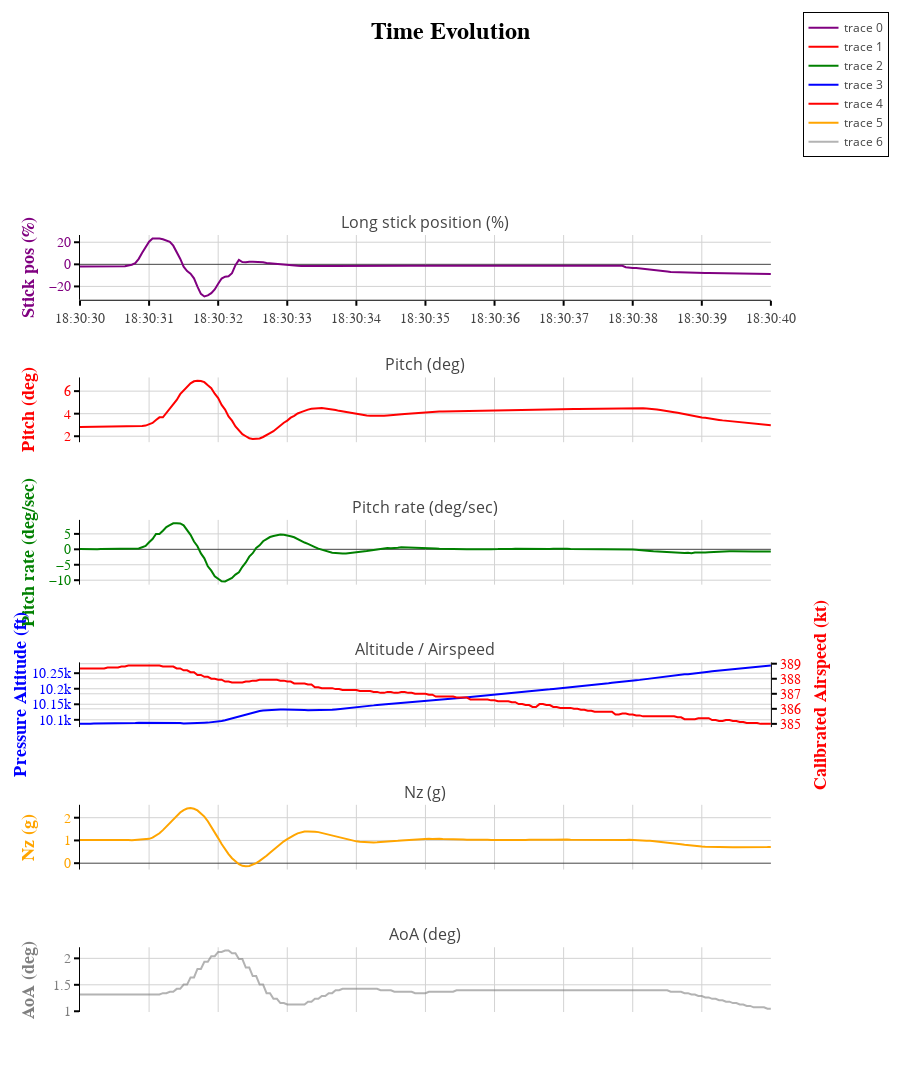
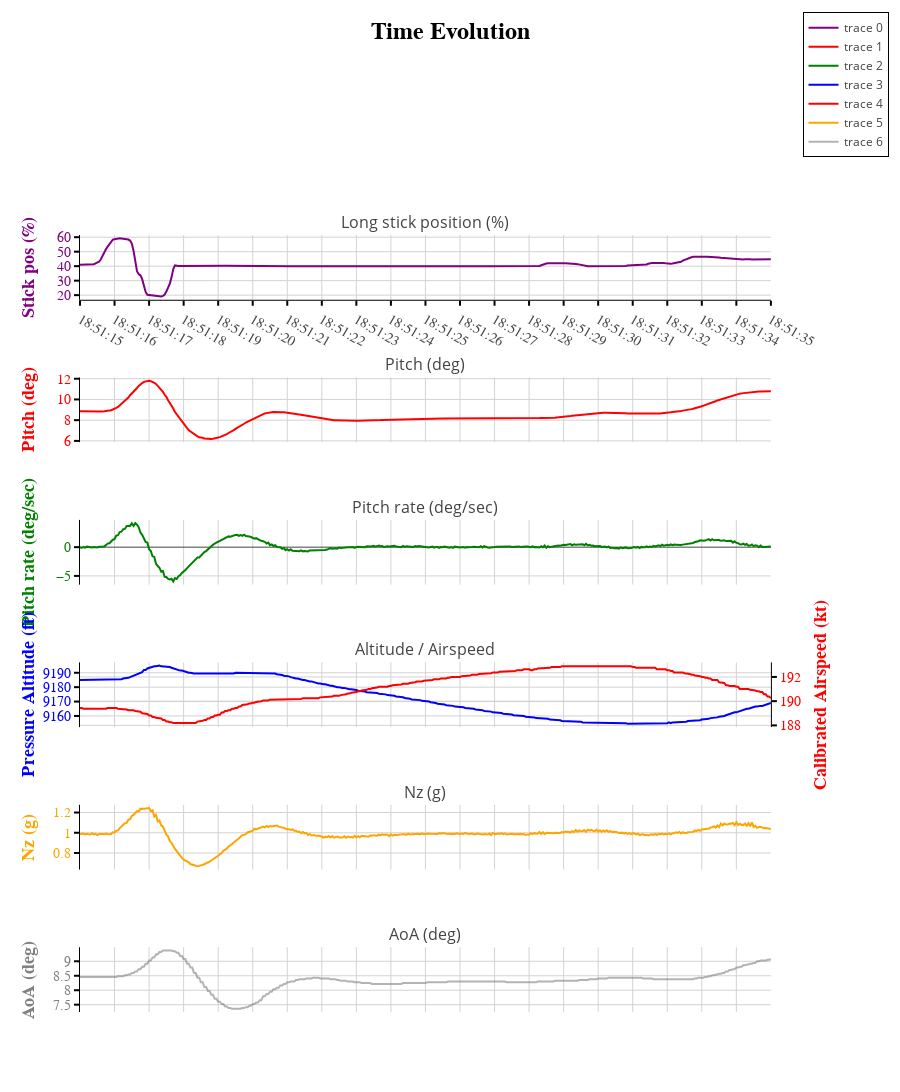

Notebook source saved alongside these figures, in order:
### Markdown cell above
## Time data

### Code cell
if flight==1:
    data_times=np.array([
                    # ['18:22:13','18:22:15'], #Flight 1 calibration full
                    # ['18:23:49','18:23:57'], #Flight 1 calibration card 8.5 inch
                    ['18:30:30','18:30:40'], #Flight 1 short period cruise
                    ['18:51:15','18:51:35'], #Flight 1 short period approach
                ])
elif flight==2:
     data_times=np.array([
                ])

if data_times.size>0:
    flying_qualities.plot_data(data,data_times,axis='pitch',graphs=True)

### Figure 1 — Plotly figure (JSON) as saved in the notebook; plotly's stock layout.template omitted (floating-point values rounded to 4 significant figures; data arrays with more than 128 entries replaced by an {"elided": "..."} marker saying what was removed)
{"data": [{"hovertemplate": "Delta_es: %{y:.1f} %<extra></extra>", "line": {"color": "purple"}, "type": "scatter", "x": {"elided": "201 str values"}, "xaxis": "x", "y": {"elided": "201 float values"}, "yaxis": "y"}, {"hovertemplate": "Pitch: %{y:.1f} deg<extra></extra>", "line": {"color": "red"}, "type": "scatter", "x": {"elided": "201 str values"}, "xaxis": "x", "y": {"elided": "201 float values"}, "yaxis": "y3"}, {"hovertemplate": "Pitch rate: %{y:.1f} deg/sec<extra></extra>", "line": {"color": "green"}, "type": "scatter", "x": {"elided": "201 str values"}, "xaxis": "x", "y": {"elided": "201 float values"}, "yaxis": "y5"}, {"hovertemplate": "Altitude: %{y:.0f} ft<extra></extra>", "line": {"color": "blue"}, "type": "scatter", "x": {"elided": "201 str values"}, "xaxis": "x", "y": {"elided": "201 float values"}, "yaxis": "y7"}, {"hovertemplate": "CAS: %{y:.1f} KIAS<extra></extra>", "line": {"color": "red"}, "type": "scatter", "x": {"elided": "201 str values"}, "xaxis": "x", "y": {"elided": "201 float values"}, "yaxis": "y8"}, {"hovertemplate": "Nz: %{y:.1f} g<extra></extra>", "line": {"color": "orange"}, "type": "scatter", "x": {"elided": "201 str values"}, "xaxis": "x", "y": {"elided": "201 float values"}, "yaxis": "y9"}, {"hovertemplate": "AoA: %{y:.1f} deg<extra></extra>", "line": {"color": "grey"}, "opacity": 0.6, "type": "scatter", "x": {"elided": "201 str values"}, "xaxis": "x", "y": {"elided": "201 float values"}, "yaxis": "y11"}], "layout": {"annotations": [{"font": {"size": 16}, "showarrow": false, "text": "Long stick position (%)", "x": 0.47, "xanchor": "center", "xref": "paper", "y": 1, "yanchor": "bottom", "yref": "paper"}, {"font": {"size": 16}, "showarrow": false, "text": "Pitch (deg)", "x": 0.47, "xanchor": "center", "xref": "paper", "y": 0.8167, "yanchor": "bottom", "yref": "paper"}, {"font": {"size": 16}, "showarrow": false, "text": "Pitch rate (deg/sec)", "x": 0.47, "xanchor": "center", "xref": "paper", "y": 0.6333, "yanchor": "bottom", "yref": "paper"}, {"font": {"size": 16}, "showarrow": false, "text": "Altitude / Airspeed", "x": 0.47, "xanchor": "center", "xref": "paper", "y": 0.45, "yanchor": "bottom", "yref": "paper"}, {"font": {"size": 16}, "showarrow": false, "text": "Nz (g)", "x": 0.47, "xanchor": "center", "xref": "paper", "y": 0.2667, "yanchor": "bottom", "yref": "paper"}, {"font": {"size": 16}, "showarrow": false, "text": "AoA (deg)", "x": 0.47, "xanchor": "center", "xref": "paper", "y": 0.08333, "yanchor": "bottom", "yref": "paper"}], "height": 1500, "hovermode": "x unified", "hoversubplots": "axis", "showlegend": true, "title": {"text": "Time Evolution"}, "xaxis": {"anchor": "y", "domain": [0, 0.94], "dtick": 1000, "hoverformat": "<b>%H:%M:%S.%f</b>", "tickformat": "%H:%M:%S"}, "xaxis2": {"anchor": "y3", "domain": [0, 0.94], "dtick": 1000, "hoverformat": "<b>%H:%M:%S.%f</b>", "tickformat": "%H:%M:%S"}, "xaxis3": {"anchor": "y5", "domain": [0, 0.94], "dtick": 1000, "hoverformat": "<b>%H:%M:%S.%f</b>", "tickformat": "%H:%M:%S"}, "xaxis4": {"anchor": "y7", "domain": [0, 0.94], "dtick": 1000, "hoverformat": "<b>%H:%M:%S.%f</b>", "tickformat": "%H:%M:%S"}, "xaxis5": {"anchor": "y9", "domain": [0, 0.94], "dtick": 1000, "hoverformat": "<b>%H:%M:%S.%f</b>", "tickformat": "%H:%M:%S"}, "xaxis6": {"anchor": "y11", "domain": [0, 0.94], "dtick": 1000, "hoverformat": "<b>%H:%M:%S.%f</b>", "tickformat": "%H:%M:%S"}, "yaxis": {"anchor": "x", "domain": [0.9167, 1], "tickfont": {"color": "purple"}, "title": {"font": {"color": "purple"}, "text": "Stick pos (%)"}}, "yaxis10": {"anchor": "x5", "overlaying": "y9", "side": "right", "tickfont": {"color": "orange"}, "title": {"font": {"color": "orange"}, "text": "Nz (g)"}}, "yaxis11": {"anchor": "x6", "domain": [0, 0.08333], "tickfont": {"color": "grey"}, "title": {"font": {"color": "grey"}, "text": "AoA (deg)"}}, "yaxis12": {"anchor": "x6", "overlaying": "y11", "side": "right", "tickfont": {"color": "grey"}, "title": {"font": {"color": "grey"}, "text": "AoA (deg)"}}, "yaxis2": {"anchor": "x", "overlaying": "y", "side": "right", "tickfont": {"color": "purple"}, "title": {"font": {"color": "purple"}, "text": "Stick pos (%)"}}, "yaxis3": {"anchor": "x2", "domain": [0.7333, 0.8167], "tickfont": {"color": "red"}, "title": {"font": {"color": "red"}, "text": "Pitch (deg)"}}, "yaxis4": {"anchor": "x2", "overlaying": "y3", "side": "right", "tickfont": {"color": "red"}, "title": {"font": {"color": "red"}, "text": "Pitch (deg)"}}, "yaxis5": {"anchor": "x3", "domain": [0.55, 0.6333], "tickfont": {"color": "green"}, "title": {"font": {"color": "green"}, "text": "Pitch rate (deg/sec)"}}, "yaxis6": {"anchor": "x3", "overlaying": "y5", "side": "right", "tickfont": {"color": "green"}, "title": {"font": {"color": "green"}, "text": "Pitch rate (deg/sec)"}}, "yaxis7": {"anchor": "x4", "domain": [0.3667, 0.45], "tickfont": {"color": "blue"}, "title": {"font": {"color": "blue"}, "text": "Pressure Altitude (ft)"}}, "yaxis8": {"anchor": "x4", "overlaying": "y7", "side": "right", "tickfont": {"color": "red"}, "title": {"font": {"color": "red"}, "text": "Calibrated Airspeed (kt)"}}, "yaxis9": {"anchor": "x5", "domain": [0.1833, 0.2667], "tickfont": {"color": "orange"}, "title": {"font": {"color": "orange"}, "text": "Nz (g)"}}}}

### Figure 2 — Plotly figure (JSON) as saved in the notebook; plotly's stock layout.template omitted (floating-point values rounded to 4 significant figures; data arrays with more than 128 entries replaced by an {"elided": "..."} marker saying what was removed)
{"data": [{"hovertemplate": "Delta_es: %{y:.1f} %<extra></extra>", "line": {"color": "purple"}, "type": "scatter", "x": {"elided": "401 str values"}, "xaxis": "x", "y": {"elided": "401 float values"}, "yaxis": "y"}, {"hovertemplate": "Pitch: %{y:.1f} deg<extra></extra>", "line": {"color": "red"}, "type": "scatter", "x": {"elided": "401 str values"}, "xaxis": "x", "y": {"elided": "401 float values"}, "yaxis": "y3"}, {"hovertemplate": "Pitch rate: %{y:.1f} deg/sec<extra></extra>", "line": {"color": "green"}, "type": "scatter", "x": {"elided": "401 str values"}, "xaxis": "x", "y": {"elided": "401 float values"}, "yaxis": "y5"}, {"hovertemplate": "Altitude: %{y:.0f} ft<extra></extra>", "line": {"color": "blue"}, "type": "scatter", "x": {"elided": "401 str values"}, "xaxis": "x", "y": {"elided": "401 float values"}, "yaxis": "y7"}, {"hovertemplate": "CAS: %{y:.1f} KIAS<extra></extra>", "line": {"color": "red"}, "type": "scatter", "x": {"elided": "401 str values"}, "xaxis": "x", "y": {"elided": "401 float values"}, "yaxis": "y8"}, {"hovertemplate": "Nz: %{y:.1f} g<extra></extra>", "line": {"color": "orange"}, "type": "scatter", "x": {"elided": "401 str values"}, "xaxis": "x", "y": {"elided": "401 float values"}, "yaxis": "y9"}, {"hovertemplate": "AoA: %{y:.1f} deg<extra></extra>", "line": {"color": "grey"}, "opacity": 0.6, "type": "scatter", "x": {"elided": "401 str values"}, "xaxis": "x", "y": {"elided": "401 float values"}, "yaxis": "y11"}], "layout": {"annotations": [{"font": {"size": 16}, "showarrow": false, "text": "Long stick position (%)", "x": 0.47, "xanchor": "center", "xref": "paper", "y": 1, "yanchor": "bottom", "yref": "paper"}, {"font": {"size": 16}, "showarrow": false, "text": "Pitch (deg)", "x": 0.47, "xanchor": "center", "xref": "paper", "y": 0.8167, "yanchor": "bottom", "yref": "paper"}, {"font": {"size": 16}, "showarrow": false, "text": "Pitch rate (deg/sec)", "x": 0.47, "xanchor": "center", "xref": "paper", "y": 0.6333, "yanchor": "bottom", "yref": "paper"}, {"font": {"size": 16}, "showarrow": false, "text": "Altitude / Airspeed", "x": 0.47, "xanchor": "center", "xref": "paper", "y": 0.45, "yanchor": "bottom", "yref": "paper"}, {"font": {"size": 16}, "showarrow": false, "text": "Nz (g)", "x": 0.47, "xanchor": "center", "xref": "paper", "y": 0.2667, "yanchor": "bottom", "yref": "paper"}, {"font": {"size": 16}, "showarrow": false, "text": "AoA (deg)", "x": 0.47, "xanchor": "center", "xref": "paper", "y": 0.08333, "yanchor": "bottom", "yref": "paper"}], "height": 1500, "hovermode": "x unified", "hoversubplots": "axis", "showlegend": true, "title": {"text": "Time Evolution"}, "xaxis": {"anchor": "y", "domain": [0, 0.94], "dtick": 1000, "hoverformat": "<b>%H:%M:%S.%f</b>", "tickformat": "%H:%M:%S"}, "xaxis2": {"anchor": "y3", "domain": [0, 0.94], "dtick": 1000, "hoverformat": "<b>%H:%M:%S.%f</b>", "tickformat": "%H:%M:%S"}, "xaxis3": {"anchor": "y5", "domain": [0, 0.94], "dtick": 1000, "hoverformat": "<b>%H:%M:%S.%f</b>", "tickformat": "%H:%M:%S"}, "xaxis4": {"anchor": "y7", "domain": [0, 0.94], "dtick": 1000, "hoverformat": "<b>%H:%M:%S.%f</b>", "tickformat": "%H:%M:%S"}, "xaxis5": {"anchor": "y9", "domain": [0, 0.94], "dtick": 1000, "hoverformat": "<b>%H:%M:%S.%f</b>", "tickformat": "%H:%M:%S"}, "xaxis6": {"anchor": "y11", "domain": [0, 0.94], "dtick": 1000, "hoverformat": "<b>%H:%M:%S.%f</b>", "tickformat": "%H:%M:%S"}, "yaxis": {"anchor": "x", "domain": [0.9167, 1], "tickfont": {"color": "purple"}, "title": {"font": {"color": "purple"}, "text": "Stick pos (%)"}}, "yaxis10": {"anchor": "x5", "overlaying": "y9", "side": "right", "tickfont": {"color": "orange"}, "title": {"font": {"color": "orange"}, "text": "Nz (g)"}}, "yaxis11": {"anchor": "x6", "domain": [0, 0.08333], "tickfont": {"color": "grey"}, "title": {"font": {"color": "grey"}, "text": "AoA (deg)"}}, "yaxis12": {"anchor": "x6", "overlaying": "y11", "side": "right", "tickfont": {"color": "grey"}, "title": {"font": {"color": "grey"}, "text": "AoA (deg)"}}, "yaxis2": {"anchor": "x", "overlaying": "y", "side": "right", "tickfont": {"color": "purple"}, "title": {"font": {"color": "purple"}, "text": "Stick pos (%)"}}, "yaxis3": {"anchor": "x2", "domain": [0.7333, 0.8167], "tickfont": {"color": "red"}, "title": {"font": {"color": "red"}, "text": "Pitch (deg)"}}, "yaxis4": {"anchor": "x2", "overlaying": "y3", "side": "right", "tickfont": {"color": "red"}, "title": {"font": {"color": "red"}, "text": "Pitch (deg)"}}, "yaxis5": {"anchor": "x3", "domain": [0.55, 0.6333], "tickfont": {"color": "green"}, "title": {"font": {"color": "green"}, "text": "Pitch rate (deg/sec)"}}, "yaxis6": {"anchor": "x3", "overlaying": "y5", "side": "right", "tickfont": {"color": "green"}, "title": {"font": {"color": "green"}, "text": "Pitch rate (deg/sec)"}}, "yaxis7": {"anchor": "x4", "domain": [0.3667, 0.45], "tickfont": {"color": "blue"}, "title": {"font": {"color": "blue"}, "text": "Pressure Altitude (ft)"}}, "yaxis8": {"anchor": "x4", "overlaying": "y7", "side": "right", "tickfont": {"color": "red"}, "title": {"font": {"color": "red"}, "text": "Calibrated Airspeed (kt)"}}, "yaxis9": {"anchor": "x5", "domain": [0.1833, 0.2667], "tickfont": {"color": "orange"}, "title": {"font": {"color": "orange"}, "text": "Nz (g)"}}}}
